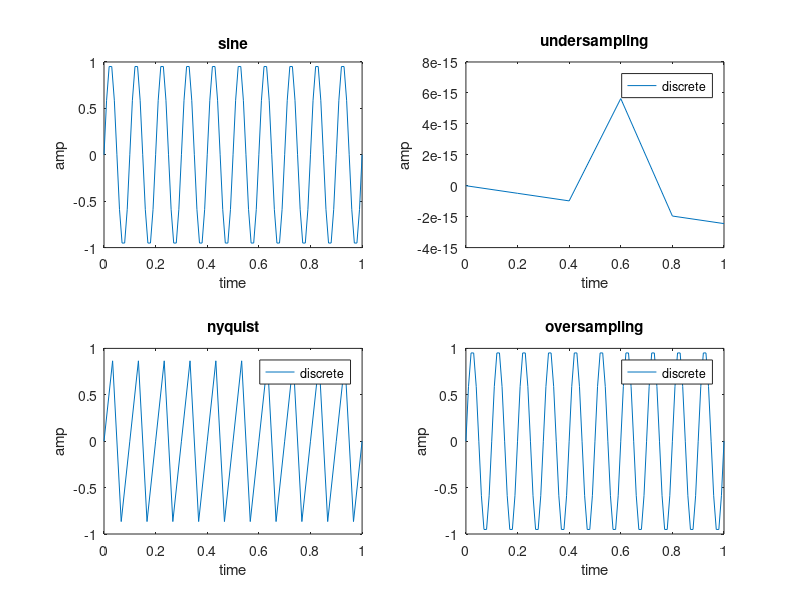

Write MATLAB code to recreate this figure.
clc;
clear all;
close all;
t=0:0.01:1;
fm=10;
y=sin(2*pi*fm*t);
subplot(2,2,1);
plot(t,y);
xlabel('time');
ylabel('amp');
title('sine');

fs1=0.5*fm;
t1=(0:1/fs1:1);
y1=sin(2*pi*fm*t1);
subplot(2,2,2);
stem(t1,y1);
plot(t1,y1);
xlabel('time');
ylabel('amp');
title('undersampling');
legend("discrete","continous")

fs2=3*fm;
t2=(0:1/fs2:1);
y2=sin(2*pi*fm*t2);
subplot(2,2,3);
stem(t2,y2);
plot(t2,y2);
xlabel('time');
ylabel('amp');
title('nyquist');
legend("discrete","continous")

fs3=10*fm;
t3=(0:1/fs3:1);
y3=sin(2*pi*fm*t3);
subplot(2,2,4);
stem(t3,y3);
plot(t3,y3);
xlabel('time');
ylabel('amp');
title('oversampling');
legend("discrete","continous")